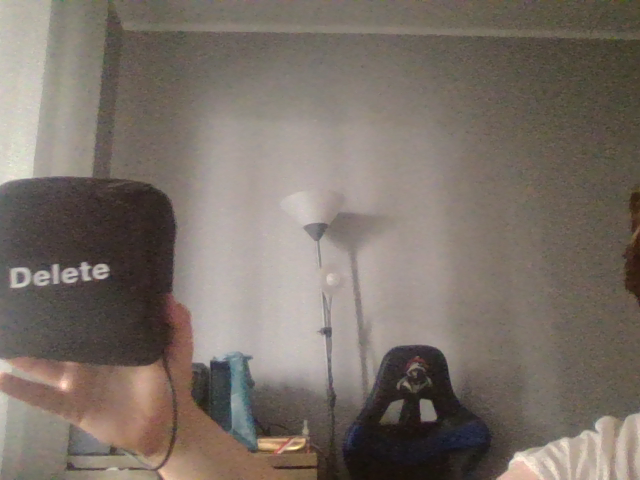
#> input picture lab1/pythonProject/img/photo10.png, 640 x 480 px; its folder holds 4 pictures in this run
$ python main.py
#> lines starting #> are read from the running program, lines starting #| are printed output that depends on the picture

import cv2
import numpy as np
from math import ceil
import os

dst = "./img/"
images = os.listdir(dst)
length = len(images)
result = np.zeros((360,360,3), np.uint8)
i = 1

a = 1.0
b = 0.0
img = cv2.imread(dst + images[i])
#> img is the input picture: shape (480, 640, 3); mean B, G, R 104.5, 112.8, 122.9
img = cv2.resize(img, (360, 360))
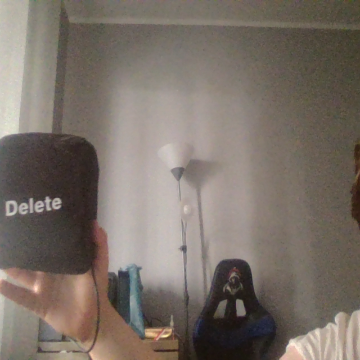
#> img: shape (360, 360, 3); mean B, G, R 104.4, 112.8, 122.8
stop = True
temp=5
while(True):

    if i == length-1:
        i=1
    if(ceil(a)==0):
        a = 1.0
        b = 0.0
        if stop == False:
            i = (i+1)%length
        img = cv2.imread(dst + 'photo'+str(i)+'.png')
        img = cv2.resize(img, (360, 360))

    a -= 0.01
    b += 0.01
    result = cv2.addWeighted(result, a, img, b, 0)
    cv2.imshow("Slajdy", result)
    key = cv2.waitKey(temp) & 0xff
#> (key q is pressed here)
    if key==ord('q'):
        break
    if key==ord('a'):
        stop = False
    if key == ord('w'):
        i=i+1
    if key == ord('e'):
        i=i-1
    if key==ord('z'):
        temp=temp+5
    if key == ord('x'):
        if temp !=5:
            temp=temp-5
cv2.destroyAllWindows()
